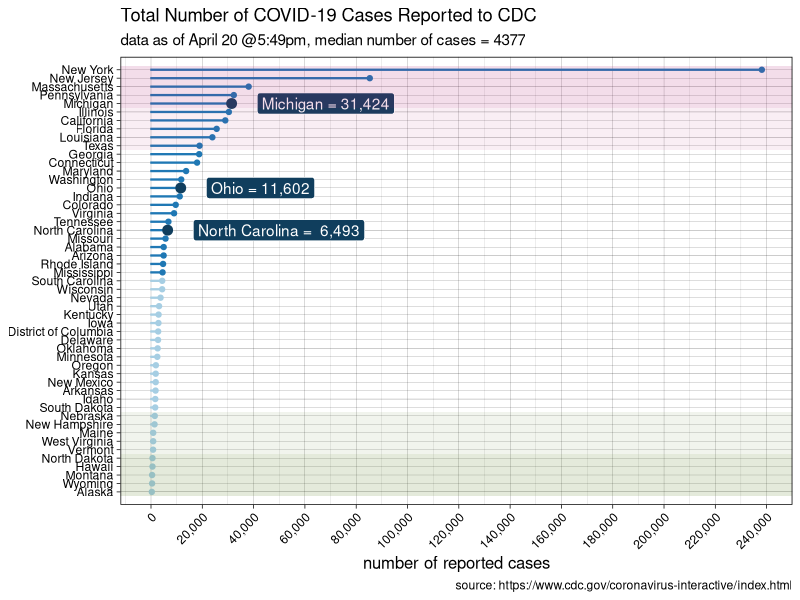
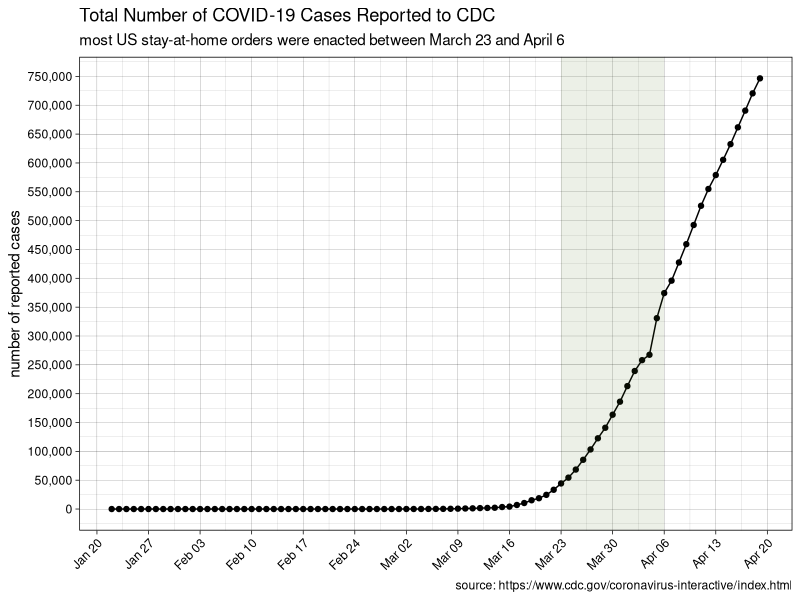
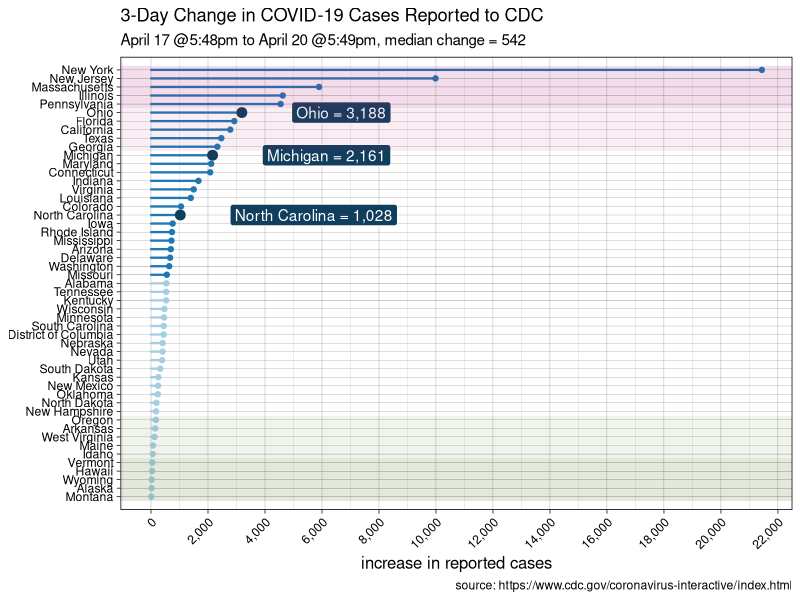
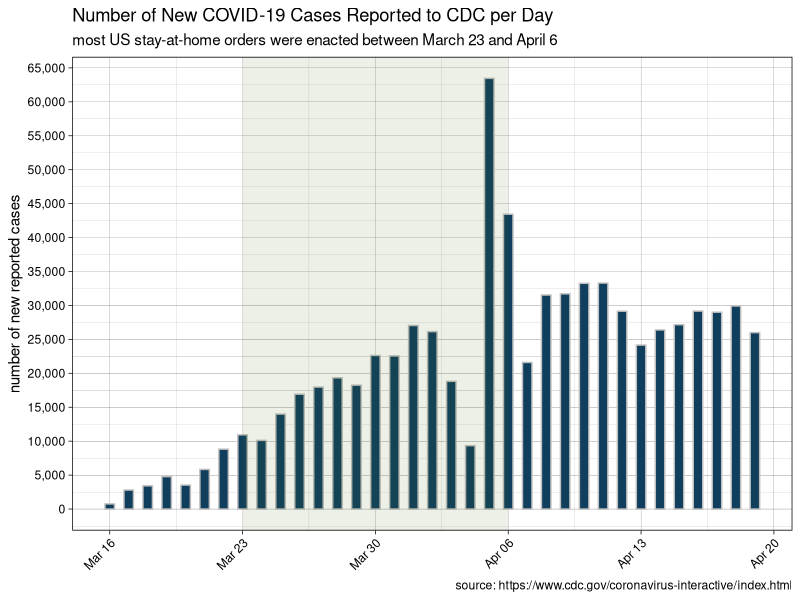
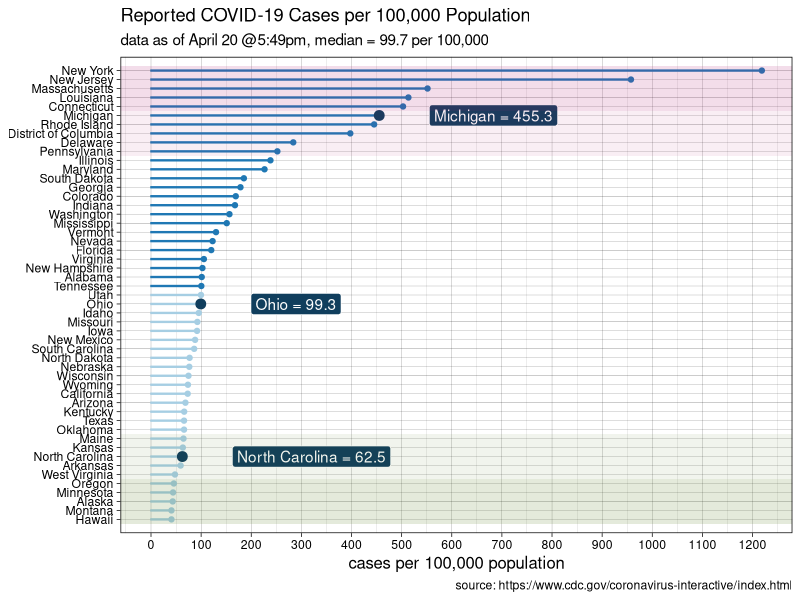
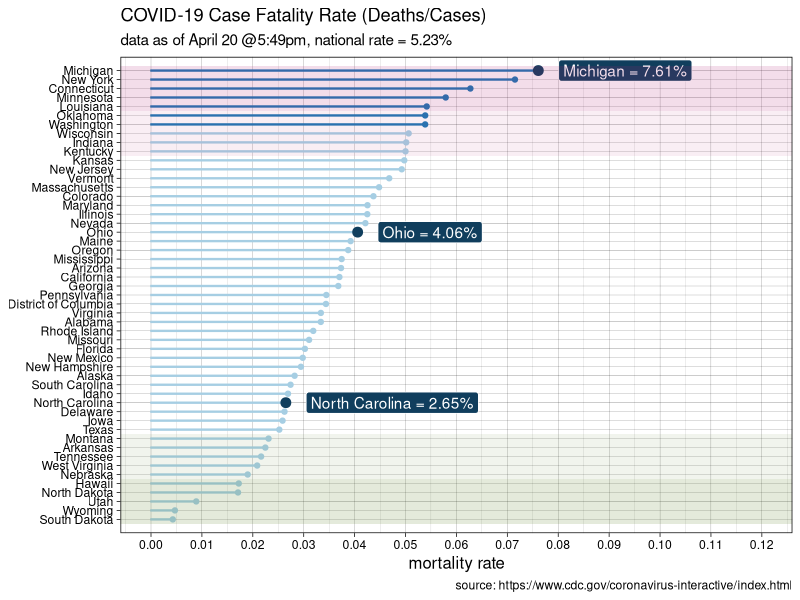

Source code (R) for these figures, in order:
## ---- chunk 1
knitr::opts_chunk$set(message = FALSE, warning = FALSE, comment = NA)
## ---- chunk 2
library(tidyverse)
library(scales)
## ---- chunk 3
stateFIPS <- read_csv("FIPS50.csv")

casesbyday <- read_csv("CASES_BY_DAY.csv") %>% 
  mutate(dailychange = c(NA, diff(Cases)))

data0 <- read_csv("US_MAP_DATA_20200417.csv", skip = 1) %>% 
  right_join(stateFIPS) %>% 
  mutate(Mortality = Deaths/Cases,
         Date = as.Date("2020-04-17"),
         Time = "time0")

data1 <- read_csv("US_MAP_DATA_20200420.csv", skip = 1) %>% 
  right_join(stateFIPS) %>% 
  mutate(Mortality = Deaths/Cases,
         Date = as.Date("2020-04-20"),
         Time = "time1")

data2 <- rbind(data0, data1)
## ---- chunk 4
date0 <- "April 17 @5:48pm"
date1 <- "April 20 @5:49pm" 
states <- c("MI", "NC", "OH")
## ---- chunk 5
datastates  <- data1 %>% filter(ABBR %in% states)
mediancases <- data1 %>% summarize(rate = median(Cases)) %>% pull()

data1 %>% 
  ggplot(aes(x = reorder(Name, Cases), 
             y = Cases, 
             color = Cases > mediancases,
             fill = Cases > mediancases)) +
  geom_bar(stat = "identity", width = 0.1) +
  geom_point() +
  geom_point(aes(x = Name, y = Cases),
             data = datastates,
             color = "#103E5D", 
             size = 3) +
  geom_label(aes(label = paste(Name, "=", format(Cases, big.mark = ",")), 
                               x = Name, 
                               y = Cases),
             data = datastates,
             hjust = 0, 
             nudge_y = 10000, 
             color = "white", 
             fill = "#103E5D") +
  scale_x_discrete(expand = c(.03, .03)) +
  scale_y_continuous(label = comma, breaks = seq(0, 300000, 20000)) +
  scale_color_brewer(palette = "Paired") +
  labs(title = "Total Number of COVID-19 Cases Reported to CDC",
       subtitle = paste("data as of ", 
                        date1,
                        ", median number of cases = ", 
                        mediancases, 
                        sep = ""),
       x = NULL, 
       y = "number of reported cases",
       caption = "source: https://www.cdc.gov/coronavirus-interactive/index.html") +
  coord_flip() +
  theme_linedraw() +
  theme(legend.position = "none",
        axis.text.x = element_text(angle = 45, hjust = 1),
        axis.title.x = element_text(size = 12)) +
  annotate(geom = "rect", 
           xmin = 46.5, 
           xmax = 51.5,
           ymin = -Inf,
           ymax = Inf,
           fill = "#B41F78",
           alpha = 0.15) +
  annotate(geom = "rect", 
           xmin = 41.5, 
           xmax = 46.5,
           ymin = -Inf,
           ymax = Inf,
           fill = "#B41F78",
           alpha = 0.075) +
  annotate(geom = "rect", 
           xmin = 0.5, 
           xmax = 5.5,
           ymin = -Inf,
           ymax = Inf,
           fill = "#4C7314",
           alpha = 0.15) +
  annotate(geom = "rect", 
           xmin = 5.5, 
           xmax = 10.5,
           ymin = -Inf,
           ymax = Inf,
           fill = "#4C7314",
           alpha = 0.075)
## ---- chunk 6
casesbyday %>% 
  ggplot(aes(x = Date, y = Cases)) +
  geom_point() +
  geom_line() +
  scale_x_date(date_labels = "%b %d", date_breaks = "1 week") +
  scale_y_continuous(labels = comma, breaks = seq(0, 10^6, 50000)) +
  labs(title = "Total Number of COVID-19 Cases Reported to CDC",
       subtitle = "most US stay-at-home orders were enacted between March 23 and April 6",
       x = NULL, 
       y = "number of reported cases",
       caption = "source: https://www.cdc.gov/coronavirus-interactive/index.html") +
  theme_linedraw() +
  theme(legend.position = "none",
        axis.text.x = element_text(angle = 45, hjust = 1),
        axis.title.x = element_text(size = 12)) +
  annotate(geom = "rect", 
           xmin = as.Date("2020-03-23"), 
           xmax = as.Date("2020-04-06"),
           ymin = -Inf,
           ymax = Inf,
           fill = "#4C7314",
           alpha = 0.10)
## ---- chunk 7
dataC <- data2 %>% 
  select(Time, Name, ABBR, Cases) %>% 
  pivot_wider(names_from = Time, values_from = Cases) %>% 
  mutate(Change = time1 - time0)

datastates   <- dataC %>% filter(ABBR %in% states)
medianchange <- dataC %>% summarize(rate = median(Change)) %>% pull()

dataC %>% 
  ggplot(aes(x = reorder(Name, Change), y = Change, 
             color = Change > medianchange,
             fill = Change > medianchange)) +
  geom_bar(stat = "identity", width = 0.1) +
  geom_point() +
  geom_point(aes(x = Name, y = Change),
             data = datastates,
             color = "#103E5D", 
             size = 3) +
  geom_label(aes(label = paste(Name, "=", format(Change, big.mark = ",")), 
                 x = Name, 
                 y = Change),
             data = datastates,
             hjust = 0, 
             nudge_y = 1750, 
             color = "white", 
             fill = "#103E5D") +
  scale_x_discrete(expand = c(.03, .03)) +
  scale_y_continuous(label = comma, breaks = seq(0, 30000, 2000)) +
  scale_color_brewer(palette = "Paired") +
  labs(title = "3-Day Change in COVID-19 Cases Reported to CDC",
       subtitle = paste(date0,
                        " to ", 
                        date1,
                        ", median change = ", 
                        medianchange, 
                        sep = ""),
       x = NULL, 
       y = "increase in reported cases",
       caption = "source: https://www.cdc.gov/coronavirus-interactive/index.html") +
  coord_flip() +
  theme_linedraw() +
  theme(legend.position = "none",
        axis.text.x = element_text(angle = 45, hjust = 1),
        axis.title.x = element_text(size = 12)) +
  annotate(geom = "rect", 
           xmin = 46.5, 
           xmax = 51.5,
           ymin = -Inf,
           ymax = Inf,
           fill = "#B41F78",
           alpha = 0.15) +
  annotate(geom = "rect", 
           xmin = 41.5, 
           xmax = 46.5,
           ymin = -Inf,
           ymax = Inf,
           fill = "#B41F78",
           alpha = 0.075) +
  annotate(geom = "rect", 
           xmin = 0.5, 
           xmax = 5.5,
           ymin = -Inf,
           ymax = Inf,
           fill = "#4C7314",
           alpha = 0.15) +
  annotate(geom = "rect", 
           xmin = 5.5, 
           xmax = 10.5,
           ymin = -Inf,
           ymax = Inf,
           fill = "#4C7314",
           alpha = 0.075)
## ---- chunk 8
casesbyday %>% 
  filter(Date > "2020-03-15" ) %>% 
  ggplot(aes(x = Date, y = dailychange)) +
  geom_bar(stat = "identity", width = 0.5, color = "gray", fill = "#103E5D") +
  scale_x_date(date_labels = "%b %d", 
               date_breaks = "1 week") +
  scale_y_continuous(labels = comma, breaks = seq(0, 10^5, 5000)) +
  labs(title = "Number of New COVID-19 Cases Reported to CDC per Day",
       subtitle = "most US stay-at-home orders were enacted between March 23 and April 6",
       x = NULL, 
       y = "number of new reported cases",
       caption = "source: https://www.cdc.gov/coronavirus-interactive/index.html") +
  theme_linedraw() +
  theme(legend.position = "none",
        axis.text.x = element_text(angle = 45, hjust = 1),
        axis.title.x = element_text(size = 12)) +
  annotate(geom = "rect", 
           xmin = as.Date("2020-03-23"), 
           xmax = as.Date("2020-04-06"),
           ymin = -Inf,
           ymax = Inf,
           fill = "#4C7314",
           alpha = 0.10)
## ---- chunk 9
datastates <- data1 %>% filter(ABBR %in% states)
medianrate <- data1 %>% summarize(rate = median(RatePer100000)) %>% pull()

data1 %>% 
ggplot(aes(x = reorder(Name, RatePer100000), 
                 y = RatePer100000, 
                 color = RatePer100000 > medianrate,
                 fill = RatePer100000 > medianrate)) +
  geom_bar(stat = "identity", width = 0.1) +
  geom_point() +
  geom_point(aes(x = Name, y = RatePer100000), 
             data = datastates,
             color = "#103E5D", 
             size = 3) +
  geom_label(aes(label = paste(Name, "=", RatePer100000), 
                 x = Name, 
                 y = RatePer100000),
             data = datastates,
             hjust = 0, 
             nudge_y = 100, 
             color = "white", 
             fill = "#103E5D") +
  scale_x_discrete(expand = c(.03, .03)) +
  scale_y_continuous(breaks = seq(0, 2000, 100)) +
  scale_color_brewer(palette = "Paired") +
  labs(title = "Reported COVID-19 Cases per 100,000 Population",
       subtitle = paste("data as of ", 
                        date1,
                        ", median = ",
                        medianrate,
                        " per 100,000", 
                        sep = ""),
       x = NULL, 
       y = "cases per 100,000 population",
       caption = "source: https://www.cdc.gov/coronavirus-interactive/index.html") +
  coord_flip() +
  theme_linedraw() +
  theme(legend.position = "none",
        axis.title.x = element_text(size = 12)) +
  annotate(geom = "rect", 
           xmin = 46.5, 
           xmax = 51.5,
           ymin = -Inf,
           ymax = Inf,
           fill = "#B41F78",
           alpha = 0.15) +
  annotate(geom = "rect", 
           xmin = 41.5, 
           xmax = 46.5,
           ymin = -Inf,
           ymax = Inf,
           fill = "#B41F78",
           alpha = 0.075) +
  annotate(geom = "rect", 
           xmin = 0.5, 
           xmax = 5.5,
           ymin = -Inf,
           ymax = Inf,
           fill = "#4C7314",
           alpha = 0.15) +
  annotate(geom = "rect", 
           xmin = 5.5, 
           xmax = 10.5,
           ymin = -Inf,
           ymax = Inf,
           fill = "#4C7314",
           alpha = 0.075)
## ---- chunk 10
datastates <- data1 %>% filter(ABBR %in% states)
nationalrate <- data1 %>% summarize(rate = sum(Deaths)/sum(Cases)) %>% pull(rate)

data1 %>% 
  ggplot(aes(x = reorder(Name, Mortality),
             y = Mortality,
             color = Mortality > nationalrate,
             fill = Mortality > nationalrate)) +
  geom_bar(stat = "identity",
           width = 0.1) +
  geom_point() +
  geom_point(datastates,
             mapping = aes(x = Name, y = Mortality),
             color = "#103E5D",
             size = 3) +
  geom_label(aes(label = paste(Name, " = ", 100 * round(Mortality, 4), "%", sep = ""), 
                 x = Name, 
                 y = Mortality),
             data = datastates,
             hjust = 0,
             nudge_y = 0.004,
             color = "white",
             fill = "#103E5D") +
  scale_x_discrete(expand = c(.03, .03)) +
  scale_y_continuous(breaks = seq(0, .20, .01), limits = c(0, 0.12)) +
  scale_color_brewer(palette = "Paired") + 
  labs(title = "COVID-19 Case Fatality Rate (Deaths/Cases)",
       subtitle = paste("data as of ", 
                        date1, 
                        ", national rate = ",
                        100*round(nationalrate, 4),
                        "%",
                        sep = ""),
       x = NULL,
       y = "mortality rate",
       caption = "source: https://www.cdc.gov/coronavirus-interactive/index.html") +
  coord_flip() +
  theme_linedraw() +
  theme(legend.position = "none",
        axis.title.x = element_text(size = 12)) +
  annotate(geom = "rect",
           xmin = 46.5,
           xmax = 51.5,
           ymin = -Inf,
           ymax = Inf,
           fill = "#B41F78",
           alpha = 0.15) +
  annotate(geom = "rect",
           xmin = 41.5,
           xmax = 46.5,
           ymin = -Inf,
           ymax = Inf,
           fill = "#B41F78",
           alpha = 0.075) +
  annotate(geom = "rect",
           xmin = 0.5,
           xmax = 5.5,
           ymin = -Inf,
           ymax = Inf,
           fill = "#4C7314",
           alpha = 0.15) +
  annotate(geom = "rect",
           xmin = 5.5,
           xmax = 10.5,
           ymin = -Inf,
           ymax = Inf,
           fill = "#4C7314",
           alpha = 0.075)
## ---- chunk 11
sessionInfo()
